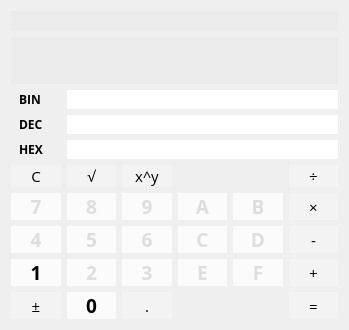
      <widget class="QWidget" name="pageProgrammer">
       <layout class="QGridLayout" name="gridLayout_3">
        <item row="4" column="0">
         <widget class="ClickableQLabel" name="P_labelHex">
          <property name="enabled">
           <bool>true</bool>
          </property>
          <property name="font">
           <font>
            <family>Open Sans</family>
            <weight>75</weight>
            <bold>true</bold>
           </font>
          </property>
          <property name="styleSheet">
           <string notr="true">QLineEdit, QLabel {
	color: black;
	text-decoration: none;
	margin-left: 5px;
}</string>
          </property>
          <property name="text">
           <string>HEX</string>
          </property>
         </widget>
        </item>
        <item row="2" column="0">
         <widget class="ClickableQLabel" name="P_labelBin">
          <property name="font">
           <font>
            <family>Open Sans</family>
            <weight>75</weight>
            <bold>true</bold>
           </font>
          </property>
          <property name="styleSheet">
           <string notr="true">QLineEdit, QLabel {
	color: black;
	text-decoration: none;
	margin-left: 5px;
}</string>
          </property>
          <property name="text">
           <string>BIN</string>
          </property>
         </widget>
        </item>
        <item row="6" column="3">
         <widget class="QPushButton" name="P_buttonA">
          <property name="enabled">
           <bool>false</bool>
          </property>
          <property name="sizePolicy">
           <sizepolicy hsizetype="Ignored" vsizetype="Minimum">
            <horstretch>0</horstretch>
            <verstretch>0</verstretch>
           </sizepolicy>
          </property>
          <property name="font">
           <font>
            <family>Open Sans</family>
            <pointsize>14</pointsize>
            <weight>75</weight>
            <bold>true</bold>
           </font>
          </property>
          <property name="focusPolicy">
           <enum>Qt::NoFocus</enum>
          </property>
          <property name="styleSheet">
           <string notr="true">QPushButton {
	color: black;
	background-color: #fbfbfb;
	border: 0;
}

QPushButton:!enabled {
	color: #ddd;
}</string>
          </property>
          <property name="text">
           <string>A</string>
          </property>
         </widget>
        </item>
        <item row="5" column="0">
         <widget class="QPushButton" name="P_buttonClear">
          <property name="sizePolicy">
           <sizepolicy hsizetype="Minimum" vsizetype="Minimum">
            <horstretch>0</horstretch>
            <verstretch>0</verstretch>
           </sizepolicy>
          </property>
          <property name="font">
           <font>
            <family>Open Sans</family>
            <pointsize>11</pointsize>
            <italic>false</italic>
           </font>
          </property>
          <property name="focusPolicy">
           <enum>Qt::NoFocus</enum>
          </property>
          <property name="styleSheet">
           <string notr="true">QPushButton {
	color: black;
	background-color: #f3f3f3;
	border: 0;
}</string>
          </property>
          <property name="text">
           <string>C</string>
          </property>
         </widget>
        </item>
        <item row="5" column="1">
         <widget class="QPushButton" name="P_buttonSqrt">
          <property name="sizePolicy">
           <sizepolicy hsizetype="Minimum" vsizetype="Minimum">
            <horstretch>0</horstretch>
            <verstretch>0</verstretch>
           </sizepolicy>
          </property>
          <property name="font">
           <font>
            <family>Open Sans</family>
            <pointsize>11</pointsize>
            <italic>false</italic>
           </font>
          </property>
          <property name="focusPolicy">
           <enum>Qt::NoFocus</enum>
          </property>
          <property name="styleSheet">
           <string notr="true">QPushButton {
	color: black;
	background-color: #f3f3f3;
	border: 0;
}</string>
          </property>
          <property name="text">
           <string>√</string>
          </property>
         </widget>
        </item>
        <item row="0" column="0" colspan="6">
         <widget class="QLineEdit" name="P_displayUpper">
          <property name="font">
           <font>
            <family>Open Sans</family>
            <pointsize>10</pointsize>
            <weight>75</weight>
            <bold>true</bold>
           </font>
          </property>
          <property name="styleSheet">
           <string notr="true">QLineEdit {
	background-color: #ebebeb;
}</string>
          </property>
          <property name="text">
           <string/>
          </property>
          <property name="frame">
           <bool>false</bool>
          </property>
          <property name="alignment">
           <set>Qt::AlignRight|Qt::AlignTrailing|Qt::AlignVCenter</set>
          </property>
          <property name="readOnly">
           <bool>true</bool>
          </property>
         </widget>
        </item>
        <item row="5" column="5">
         <widget class="QPushButton" name="P_buttonDiv">
          <property name="sizePolicy">
           <sizepolicy hsizetype="Minimum" vsizetype="Minimum">
            <horstretch>0</horstretch>
            <verstretch>0</verstretch>
           </sizepolicy>
          </property>
          <property name="font">
           <font>
            <family>Open Sans</family>
            <pointsize>11</pointsize>
            <italic>false</italic>
           </font>
          </property>
          <property name="focusPolicy">
           <enum>Qt::NoFocus</enum>
          </property>
          <property name="styleSheet">
           <string notr="true">QPushButton {
	color: black;
	background-color: #f3f3f3;
	border: 0;
}</string>
          </property>
          <property name="text">
           <string>÷</string>
          </property>
         </widget>
        </item>
        <item row="6" column="1">
         <widget class="QPushButton" name="P_button8">
          <property name="enabled">
           <bool>false</bool>
          </property>
          <property name="sizePolicy">
           <sizepolicy hsizetype="Minimum" vsizetype="Minimum">
            <horstretch>0</horstretch>
            <verstretch>0</verstretch>
           </sizepolicy>
          </property>
          <property name="font">
           <font>
            <family>Open Sans</family>
            <pointsize>14</pointsize>
            <weight>75</weight>
            <bold>true</bold>
           </font>
          </property>
          <property name="focusPolicy">
           <enum>Qt::NoFocus</enum>
          </property>
          <property name="styleSheet">
           <string notr="true">QPushButton {
	color: black;
	background-color: #fbfbfb;
	border: 0;
}

QPushButton:!enabled {
	color: #ddd;
}</string>
          </property>
          <property name="text">
           <string>8</string>
          </property>
         </widget>
        </item>
        <item row="5" column="2">
         <widget class="QPushButton" name="P_buttonExp">
          <property name="sizePolicy">
           <sizepolicy hsizetype="Minimum" vsizetype="Minimum">
            <horstretch>0</horstretch>
            <verstretch>0</verstretch>
           </sizepolicy>
          </property>
          <property name="font">
           <font>
            <family>Open Sans</family>
            <pointsize>11</pointsize>
            <italic>false</italic>
           </font>
          </property>
          <property name="focusPolicy">
           <enum>Qt::NoFocus</enum>
          </property>
          <property name="styleSheet">
           <string notr="true">QPushButton {
	color: black;
	background-color: #f3f3f3;
	border: 0;
}</string>
          </property>
          <property name="text">
           <string>x^y</string>
          </property>
         </widget>
        </item>
        <item row="6" column="0">
         <widget class="QPushButton" name="P_button7">
          <property name="enabled">
           <bool>false</bool>
          </property>
          <property name="sizePolicy">
           <sizepolicy hsizetype="Minimum" vsizetype="Minimum">
            <horstretch>0</horstretch>
            <verstretch>0</verstretch>
           </sizepolicy>
          </property>
          <property name="font">
           <font>
            <family>Open Sans</family>
            <pointsize>14</pointsize>
            <weight>75</weight>
            <bold>true</bold>
           </font>
          </property>
          <property name="focusPolicy">
           <enum>Qt::NoFocus</enum>
          </property>
          <property name="styleSheet">
           <string notr="true">QPushButton {
	color: black;
	background-color: #fbfbfb;
	border: 0;
}

QPushButton:!enabled {
	color: #ddd;
}</string>
          </property>
          <property name="text">
           <string>7</string>
          </property>
         </widget>
        </item>
        <item row="6" column="2">
         <widget class="QPushButton" name="P_button9">
          <property name="enabled">
           <bool>false</bool>
          </property>
          <property name="sizePolicy">
           <sizepolicy hsizetype="Minimum" vsizetype="Minimum">
            <horstretch>0</horstretch>
            <verstretch>0</verstretch>
           </sizepolicy>
          </property>
          <property name="font">
           <font>
            <family>Open Sans</family>
            <pointsize>14</pointsize>
            <weight>75</weight>
            <bold>true</bold>
           </font>
          </property>
          <property name="focusPolicy">
           <enum>Qt::NoFocus</enum>
          </property>
          <property name="styleSheet">
           <string notr="true">QPushButton {
	color: black;
	background-color: #fbfbfb;
	border: 0;
}

QPushButton:!enabled {
	color: #ddd;
}</string>
          </property>
          <property name="text">
           <string>9</string>
          </property>
         </widget>
        </item>
        <item row="6" column="5">
         <widget class="QPushButton" name="P_buttonMul">
          <property name="sizePolicy">
           <sizepolicy hsizetype="Minimum" vsizetype="Minimum">
            <horstretch>0</horstretch>
            <verstretch>0</verstretch>
           </sizepolicy>
          </property>
          <property name="font">
           <font>
            <family>Open Sans</family>
            <pointsize>11</pointsize>
            <italic>false</italic>
           </font>
          </property>
          <property name="focusPolicy">
           <enum>Qt::NoFocus</enum>
          </property>
          <property name="styleSheet">
           <string notr="true">QPushButton {
	color: black;
	background-color: #f3f3f3;
	border: 0;
}</string>
          </property>
          <property name="text">
           <string>×</string>
          </property>
         </widget>
        </item>
        <item row="7" column="0">
         <widget class="QPushButton" name="P_button4">
          <property name="enabled">
           <bool>false</bool>
          </property>
          <property name="sizePolicy">
           <sizepolicy hsizetype="Minimum" vsizetype="Minimum">
            <horstretch>0</horstretch>
            <verstretch>0</verstretch>
           </sizepolicy>
          </property>
          <property name="font">
           <font>
            <family>Open Sans</family>
            <pointsize>14</pointsize>
            <weight>75</weight>
            <bold>true</bold>
           </font>
          </property>
          <property name="focusPolicy">
           <enum>Qt::NoFocus</enum>
          </property>
          <property name="styleSheet">
           <string notr="true">QPushButton {
	color: black;
	background-color: #fbfbfb;
	border: 0;
}

QPushButton:!enabled {
	color: #ddd;
}</string>
          </property>
          <property name="text">
           <string>4</string>
          </property>
         </widget>
        </item>
        <item row="7" column="1">
         <widget class="QPushButton" name="P_button5">
          <property name="enabled">
           <bool>false</bool>
          </property>
          <property name="sizePolicy">
           <sizepolicy hsizetype="Minimum" vsizetype="Minimum">
            <horstretch>0</horstretch>
            <verstretch>0</verstretch>
           </sizepolicy>
          </property>
          <property name="font">
           <font>
            <family>Open Sans</family>
            <pointsize>14</pointsize>
            <weight>75</weight>
            <bold>true</bold>
           </font>
          </property>
          <property name="focusPolicy">
           <enum>Qt::NoFocus</enum>
          </property>
          <property name="styleSheet">
           <string notr="true">QPushButton {
	color: black;
	background-color: #fbfbfb;
	border: 0;
}

QPushButton:!enabled {
	color: #ddd;
}</string>
          </property>
          <property name="text">
           <string>5</string>
          </property>
         </widget>
        </item>
        <item row="7" column="2">
         <widget class="QPushButton" name="P_button6">
          <property name="enabled">
           <bool>false</bool>
          </property>
          <property name="sizePolicy">
           <sizepolicy hsizetype="Minimum" vsizetype="Minimum">
            <horstretch>0</horstretch>
            <verstretch>0</verstretch>
           </sizepolicy>
          </property>
          <property name="font">
           <font>
            <family>Open Sans</family>
            <pointsize>14</pointsize>
            <weight>75</weight>
            <bold>true</bold>
           </font>
          </property>
          <property name="focusPolicy">
           <enum>Qt::NoFocus</enum>
          </property>
          <property name="styleSheet">
           <string notr="true">QPushButton {
	color: black;
	background-color: #fbfbfb;
	border: 0;
}

QPushButton:!enabled {
	color: #ddd;
}</string>
          </property>
          <property name="text">
           <string>6</string>
          </property>
         </widget>
        </item>
        <item row="7" column="5">
         <widget class="QPushButton" name="P_buttonSub">
          <property name="sizePolicy">
           <sizepolicy hsizetype="Minimum" vsizetype="Minimum">
            <horstretch>0</horstretch>
            <verstretch>0</verstretch>
           </sizepolicy>
          </property>
          <property name="font">
           <font>
            <family>Open Sans</family>
            <pointsize>11</pointsize>
            <italic>false</italic>
           </font>
          </property>
          <property name="focusPolicy">
           <enum>Qt::NoFocus</enum>
          </property>
          <property name="styleSheet">
           <string notr="true">QPushButton {
	color: black;
	background-color: #f3f3f3;
	border: 0;
}</string>
          </property>
          <property name="text">
           <string>-</string>
          </property>
         </widget>
        </item>
        <item row="8" column="0">
         <widget class="QPushButton" name="P_button1">
          <property name="sizePolicy">
           <sizepolicy hsizetype="Minimum" vsizetype="Minimum">
            <horstretch>0</horstretch>
            <verstretch>0</verstretch>
           </sizepolicy>
          </property>
          <property name="font">
           <font>
            <family>Open Sans</family>
            <pointsize>14</pointsize>
            <weight>75</weight>
            <bold>true</bold>
           </font>
          </property>
          <property name="focusPolicy">
           <enum>Qt::NoFocus</enum>
          </property>
          <property name="styleSheet">
           <string notr="true">QPushButton {
	color: black;
	background-color: #fbfbfb;
	border: 0;
}

QPushButton:!enabled {
	color: #ddd;
}</string>
          </property>
          <property name="text">
           <string>1</string>
          </property>
         </widget>
        </item>
        <item row="8" column="5">
         <widget class="QPushButton" name="P_buttonAdd">
          <property name="sizePolicy">
           <sizepolicy hsizetype="Minimum" vsizetype="Minimum">
            <horstretch>0</horstretch>
            <verstretch>0</verstretch>
           </sizepolicy>
          </property>
          <property name="font">
           <font>
            <family>Open Sans</family>
            <pointsize>11</pointsize>
            <italic>false</italic>
           </font>
          </property>
          <property name="focusPolicy">
           <enum>Qt::NoFocus</enum>
          </property>
          <property name="styleSheet">
           <string notr="true">QPushButton {
	color: black;
	background-color: #f3f3f3;
	border: 0;
}</string>
          </property>
          <property name="text">
           <string>+</string>
          </property>
         </widget>
        </item>
        <item row="9" column="0">
         <widget class="QPushButton" name="P_buttonNeg">
          <property name="sizePolicy">
           <sizepolicy hsizetype="Minimum" vsizetype="Minimum">
            <horstretch>0</horstretch>
            <verstretch>0</verstretch>
           </sizepolicy>
          </property>
          <property name="font">
           <font>
            <family>Open Sans</family>
            <pointsize>11</pointsize>
            <italic>false</italic>
           </font>
          </property>
          <property name="focusPolicy">
           <enum>Qt::NoFocus</enum>
          </property>
          <property name="styleSheet">
           <string notr="true">QPushButton {
	color: black;
	background-color: #f3f3f3;
	border: 0;
}</string>
          </property>
          <property name="text">
           <string>±</string>
          </property>
         </widget>
        </item>
        <item row="9" column="1">
         <widget class="QPushButton" name="P_button0">
          <property name="sizePolicy">
           <sizepolicy hsizetype="Minimum" vsizetype="Minimum">
            <horstretch>0</horstretch>
            <verstretch>0</verstretch>
           </sizepolicy>
          </property>
          <property name="font">
           <font>
            <family>Open Sans</family>
            <pointsize>14</pointsize>
            <weight>75</weight>
            <bold>true</bold>
           </font>
          </property>
          <property name="focusPolicy">
           <enum>Qt::NoFocus</enum>
          </property>
          <property name="styleSheet">
           <string notr="true">QPushButton {
	color: black;
	background-color: #fbfbfb;
	border: 0;
}

QPushButton:!enabled {
	color: #ddd;
}</string>
          </property>
          <property name="text">
           <string>0</string>
          </property>
         </widget>
        </item>
        <item row="9" column="2">
         <widget class="QPushButton" name="P_buttonPoint">
          <property name="sizePolicy">
           <sizepolicy hsizetype="Minimum" vsizetype="Minimum">
            <horstretch>0</horstretch>
            <verstretch>0</verstretch>
           </sizepolicy>
          </property>
          <property name="font">
           <font>
            <family>Open Sans</family>
            <pointsize>11</pointsize>
            <italic>false</italic>
           </font>
          </property>
          <property name="focusPolicy">
           <enum>Qt::NoFocus</enum>
          </property>
          <property name="styleSheet">
           <string notr="true">QPushButton {
	color: black;
	background-color: #f3f3f3;
	border: 0;
}</string>
          </property>
          <property name="text">
           <string>.</string>
          </property>
         </widget>
        </item>
        <item row="9" column="5">
         <widget class="QPushButton" name="P_buttonEquals">
          <property name="sizePolicy">
           <sizepolicy hsizetype="Minimum" vsizetype="Minimum">
            <horstretch>0</horstretch>
            <verstretch>0</verstretch>
           </sizepolicy>
          </property>
          <property name="font">
           <font>
            <family>Open Sans</family>
            <pointsize>11</pointsize>
            <italic>false</italic>
           </font>
          </property>
          <property name="focusPolicy">
           <enum>Qt::NoFocus</enum>
          </property>
          <property name="styleSheet">
           <string notr="true">QPushButton {
	color: black;
	background-color: #f3f3f3;
	border: 0;
}</string>
          </property>
          <property name="text">
           <string>=</string>
          </property>
         </widget>
        </item>
        <item row="8" column="2">
         <widget class="QPushButton" name="P_button3">
          <property name="enabled">
           <bool>false</bool>
          </property>
          <property name="sizePolicy">
           <sizepolicy hsizetype="Minimum" vsizetype="Minimum">
            <horstretch>0</horstretch>
            <verstretch>0</verstretch>
           </sizepolicy>
          </property>
          <property name="font">
           <font>
            <family>Open Sans</family>
            <pointsize>14</pointsize>
            <weight>75</weight>
            <bold>true</bold>
           </font>
          </property>
          <property name="focusPolicy">
           <enum>Qt::NoFocus</enum>
          </property>
          <property name="styleSheet">
           <string notr="true">QPushButton {
	color: black;
	background-color: #fbfbfb;
	border: 0;
}

QPushButton:!enabled {
	color: #ddd;
}</string>
          </property>
          <property name="text">
           <string>3</string>
          </property>
         </widget>
        </item>
        <item row="8" column="1">
         <widget class="QPushButton" name="P_button2">
          <property name="enabled">
           <bool>false</bool>
          </property>
          <property name="sizePolicy">
           <sizepolicy hsizetype="Minimum" vsizetype="Minimum">
            <horstretch>0</horstretch>
            <verstretch>0</verstretch>
           </sizepolicy>
          </property>
          <property name="font">
           <font>
            <family>Open Sans</family>
            <pointsize>14</pointsize>
            <weight>75</weight>
            <bold>true</bold>
           </font>
          </property>
          <property name="focusPolicy">
           <enum>Qt::NoFocus</enum>
          </property>
          <property name="styleSheet">
           <string notr="true">QPushButton {
	color: black;
	background-color: #fbfbfb;
	border: 0;
}

QPushButton:!enabled {
	color: #ddd;
}</string>
          </property>
          <property name="text">
           <string>2</string>
          </property>
         </widget>
        </item>
        <item row="3" column="1" colspan="5">
         <widget class="ClickableQLineEdit" name="P_displayDec">
          <property name="enabled">
           <bool>true</bool>
          </property>
          <property name="font">
           <font>
            <family>Open Sans</family>
           </font>
          </property>
          <property name="styleSheet">
           <string notr="true">QLineEdit {
	color: #989898;
}</string>
          </property>
          <property name="text">
           <string/>
          </property>
          <property name="frame">
           <bool>false</bool>
          </property>
          <property name="readOnly">
           <bool>true</bool>
          </property>
         </widget>
        </item>
        <item row="1" column="0" colspan="6">
         <widget class="QLineEdit" name="P_displayMain">
          <property name="font">
           <font>
            <family>Open Sans</family>
            <pointsize>24</pointsize>
            <weight>75</weight>
            <italic>false</italic>
            <bold>true</bold>
           </font>
          </property>
          <property name="styleSheet">
           <string notr="true">QLineEdit {
	background-color: #ebebeb;
}</string>
          </property>
          <property name="text">
           <string/>
          </property>
          <property name="frame">
           <bool>false</bool>
          </property>
          <property name="alignment">
           <set>Qt::AlignRight|Qt::AlignTrailing|Qt::AlignVCenter</set>
          </property>
          <property name="readOnly">
           <bool>true</bool>
          </property>
         </widget>
        </item>
        <item row="3" column="0">
         <widget class="ClickableQLabel" name="P_labelDec">
          <property name="enabled">
           <bool>true</bool>
          </property>
          <property name="font">
           <font>
            <family>Open Sans</family>
            <weight>75</weight>
            <bold>true</bold>
           </font>
          </property>
          <property name="styleSheet">
           <string notr="true">QLineEdit, QLabel {
	color: black;
	text-decoration: none;
	margin-left: 5px;
}</string>
          </property>
          <property name="text">
           <string>DEC</string>
          </property>
         </widget>
        </item>
        <item row="6" column="4">
         <widget class="QPushButton" name="P_buttonB">
          <property name="enabled">
           <bool>false</bool>
          </property>
          <property name="sizePolicy">
           <sizepolicy hsizetype="Ignored" vsizetype="Minimum">
            <horstretch>0</horstretch>
            <verstretch>0</verstretch>
           </sizepolicy>
          </property>
          <property name="font">
           <font>
            <family>Open Sans</family>
            <pointsize>14</pointsize>
            <weight>75</weight>
            <bold>true</bold>
           </font>
          </property>
          <property name="focusPolicy">
           <enum>Qt::NoFocus</enum>
          </property>
          <property name="styleSheet">
           <string notr="true">QPushButton {
	color: black;
	background-color: #fbfbfb;
	border: 0;
}

QPushButton:!enabled {
	color: #ddd;
}</string>
          </property>
          <property name="text">
           <string>B</string>
          </property>
         </widget>
        </item>
        <item row="7" column="3">
         <widget class="QPushButton" name="P_buttonC">
          <property name="enabled">
           <bool>false</bool>
          </property>
          <property name="sizePolicy">
           <sizepolicy hsizetype="Ignored" vsizetype="Minimum">
            <horstretch>0</horstretch>
            <verstretch>0</verstretch>
           </sizepolicy>
          </property>
          <property name="font">
           <font>
            <family>Open Sans</family>
            <pointsize>14</pointsize>
            <weight>75</weight>
            <bold>true</bold>
           </font>
          </property>
          <property name="focusPolicy">
           <enum>Qt::NoFocus</enum>
          </property>
          <property name="styleSheet">
           <string notr="true">QPushButton {
	color: black;
	background-color: #fbfbfb;
	border: 0;
}

QPushButton:!enabled {
	color: #ddd;
}</string>
          </property>
          <property name="text">
           <string>C</string>
          </property>
         </widget>
        </item>
        <item row="7" column="4">
         <widget class="QPushButton" name="P_buttonD">
          <property name="enabled">
           <bool>false</bool>
          </property>
          <property name="sizePolicy">
           <sizepolicy hsizetype="Ignored" vsizetype="Minimum">
            <horstretch>0</horstretch>
            <verstretch>0</verstretch>
           </sizepolicy>
          </property>
          <property name="font">
           <font>
            <family>Open Sans</family>
            <pointsize>14</pointsize>
            <weight>75</weight>
            <bold>true</bold>
           </font>
          </property>
          <property name="focusPolicy">
           <enum>Qt::NoFocus</enum>
          </property>
          <property name="styleSheet">
           <string notr="true">QPushButton {
	color: black;
	background-color: #fbfbfb;
	border: 0;
}

QPushButton:!enabled {
	color: #ddd;
}</string>
          </property>
          <property name="text">
           <string>D</string>
          </property>
         </widget>
        </item>
        <item row="8" column="3">
         <widget class="QPushButton" name="P_buttonE">
          <property name="enabled">
           <bool>false</bool>
          </property>
          <property name="sizePolicy">
           <sizepolicy hsizetype="Ignored" vsizetype="Minimum">
            <horstretch>0</horstretch>
            <verstretch>0</verstretch>
           </sizepolicy>
          </property>
          <property name="font">
           <font>
            <family>Open Sans</family>
            <pointsize>14</pointsize>
            <weight>75</weight>
            <bold>true</bold>
           </font>
          </property>
          <property name="focusPolicy">
           <enum>Qt::NoFocus</enum>
          </property>
          <property name="styleSheet">
           <string notr="true">QPushButton {
	color: black;
	background-color: #fbfbfb;
	border: 0;
}

QPushButton:!enabled {
	color: #ddd;
}</string>
          </property>
          <property name="text">
           <string>E</string>
          </property>
         </widget>
        </item>
        <item row="8" column="4">
         <widget class="QPushButton" name="P_buttonF">
          <property name="enabled">
           <bool>false</bool>
          </property>
          <property name="sizePolicy">
           <sizepolicy hsizetype="Ignored" vsizetype="Minimum">
            <horstretch>0</horstretch>
            <verstretch>0</verstretch>
           </sizepolicy>
          </property>
          <property name="font">
           <font>
            <family>Open Sans</family>
            <pointsize>14</pointsize>
            <weight>75</weight>
            <bold>true</bold>
           </font>
          </property>
          <property name="focusPolicy">
           <enum>Qt::NoFocus</enum>
          </property>
          <property name="styleSheet">
           <string notr="true">QPushButton {
	color: black;
	background-color: #fbfbfb;
	border: 0;
}

QPushButton:!enabled {
	color: #ddd;
}</string>
          </property>
          <property name="text">
           <string>F</string>
          </property>
         </widget>
        </item>
        <item row="4" column="1" colspan="5">
         <widget class="ClickableQLineEdit" name="P_displayHex">
          <property name="enabled">
           <bool>true</bool>
          </property>
          <property name="font">
           <font>
            <family>Open Sans</family>
           </font>
          </property>
          <property name="styleSheet">
           <string notr="true">QLineEdit {
	color: #989898;
}</string>
          </property>
          <property name="text">
           <string/>
          </property>
          <property name="frame">
           <bool>false</bool>
          </property>
          <property name="readOnly">
           <bool>true</bool>
          </property>
         </widget>
        </item>
        <item row="2" column="1" colspan="5">
         <widget class="ClickableQLineEdit" name="P_displayBin">
          <property name="font">
           <font>
            <family>Open Sans</family>
           </font>
          </property>
          <property name="styleSheet">
           <string notr="true">QLineEdit {
	color: #989898;
}</string>
          </property>
          <property name="text">
           <string/>
          </property>
          <property name="frame">
           <bool>false</bool>
          </property>
          <property name="readOnly">
           <bool>true</bool>
          </property>
         </widget>
        </item>
       </layout>
      </widget>
